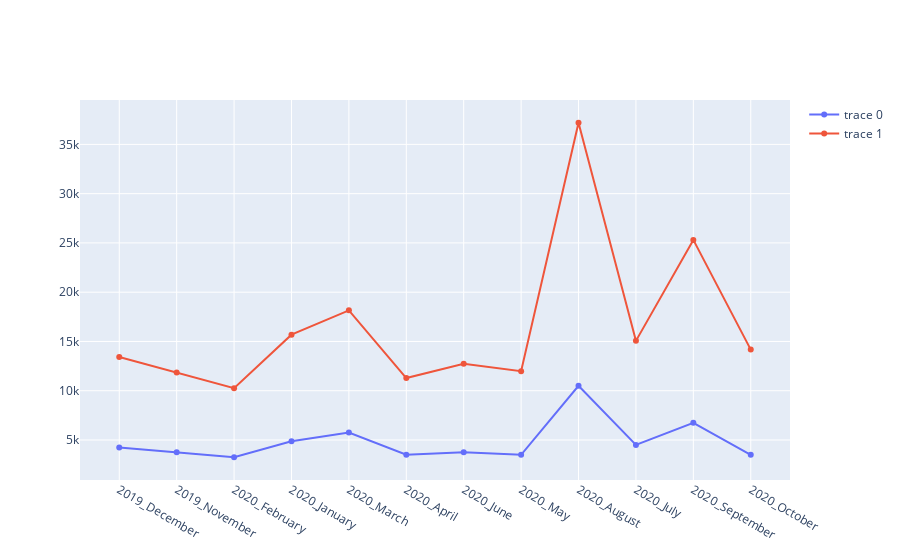

The notebook cell this image was saved under:
### Code cell
fig = go.Figure()
fig.add_trace(go.Scatter(x = df_sku_agg['year-month'], y = df_sku_agg['QUANTITY_BILLED']))
fig.add_trace(go.Scatter(x = df_sku_agg['year-month'], y = df_sku_agg['AMOUNT_BILLED']))

fig.show()

### Figure 1 — Plotly figure (JSON) as saved in the notebook; plotly's stock layout.template omitted (floating-point values rounded to 4 significant figures)
{"data": [{"type": "scatter", "x": ["2019_December", "2019_November", "2020_February", "2020_January", "2020_March", "2020_April", "2020_June", "2020_May", "2020_August", "2020_July", "2020_September", "2020_October"], "y": [4250, 3750, 3250, 4875, 5750, 3500, 3750, 3500, 10500, 4500, 6750, 3500]}, {"type": "scatter", "x": ["2019_December", "2019_November", "2020_February", "2020_January", "2020_March", "2020_April", "2020_June", "2020_May", "2020_August", "2020_July", "2020_September", "2020_October"], "y": [13420.0, 11840.0, 10260.0, 15690.0, 18160.0, 11290.0, 12750.0, 11990.0, 37200.0, 15060.0, 25310.0, 14170.0]}], "layout": {}}
